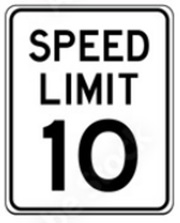
#> input picture DataSet/Template images/Template-10.jpg, 180 x 223 px, given as the content of the folder ./DataSet/Milestone 1, which was not available
$ jupyter execute Speed_detector.ipynb   (text cells are left out)
#> lines starting #> are read from the running program, lines starting #| are printed output that depends on the picture; long printed decimals are rounded; pictures that were not available may be replaced by others from this repository, and a replacement may not be noted
[cell 1]
import os
import cv2
import numpy as np
import matplotlib.pyplot as plt
import easyocr

[cell 2]
import pandas as pd

[cell 3]
template_dir = './DataSet/Template images'
mile1_path='./DataSet/Milestone 1'
mile2_path='./DataSet/Milestone 2'

[cell 4]
def get_speed_board(template_dir,mile_path,filename):
    # Load the target image and preprocess
#> called with template_dir = './DataSet/Template images', mile_path = './DataSet/Milestone 1', filename = 'Template-10.jpg'
    target_path = os.path.join(mile_path, filename)
    img2 = cv2.imread(target_path, 0)  # Target image
    target_width = 800
    img2 = cv2.resize(img2, (target_width, int(img2.shape[0] * target_width / img2.shape[1])))
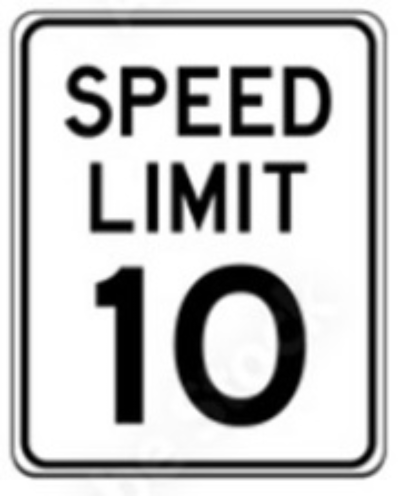
#> img2: shape (991, 800) (shown at 1/2 size); min 0, max 255, mean 193.4

    # Sharpening kernel
    kernel = np.array([[-1, -1, -1], [-1, 9, -1], [-1, -1, -1]])
    img2 = cv2.filter2D(img2, -1, kernel)
    image_brightness = np.mean(img2)
#> image_brightness = 193.3
    image_contrast = np.std(img2)
#> image_contrast = 93.18

    # Initialize the ORB detector
    orb = cv2.ORB_create()

    best_match = []
    best_img_match = None
    best_template_name = None
    best_avg_distance = float('inf')

    # Iterate over all templates
    for template_name in os.listdir(template_dir):
        template_path = os.path.join(template_dir, template_name)
        img1 = cv2.imread(template_path, 0)  # Template image

        if img1 is None:
            continue

        # Preprocess the template image
        img1 = cv2.filter2D(img1, -1, kernel)
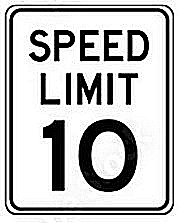
#> img1: shape (223, 180); min 0, max 255, mean 191


        # Find the keypoints and descriptors with ORB
        kp1, des1 = orb.detectAndCompute(img1, None)
#> kp1 = 344 keypoints; strongest (x, y, size): (69, 103, 31), (136, 76, 37.2), (83, 33, 31), (67, 103, 31)
        kp2, des2 = orb.detectAndCompute(img2, None)
#> kp2 = 500 keypoints; strongest (x, y, size): (530, 337, 111.1), (434, 258, 111.1), (437, 459, 111.1), (566, 459, 111.1)

        if des1 is None or des2 is None:
            continue

        # Create a BFMatcher object and match descriptors
        bf = cv2.BFMatcher(cv2.NORM_HAMMING, crossCheck=True)
        matches = bf.match(des1, des2)
#> matches = 67 matches
        # Sort matches by distance
        matches = sorted(matches, key=lambda x: x.distance)

        # Extract matched keypoints
        points1 = np.zeros((len(matches), 2), dtype=np.float32)
#> points1 = 67 pairs, first value 0 to 0, second value 0 to 0
        points2 = np.zeros((len(matches), 2), dtype=np.float32)
#> points2 = 67 pairs, first value 0 to 0, second value 0 to 0

        for i, match in enumerate(matches):
            points1[i, :] = kp1[match.queryIdx].pt
            points2[i, :] = kp2[match.trainIdx].pt
#> this loop made 67 passes
#> after the loop, points1 = 67 pairs, first value 32 to 143, second value 31 to 182; points2 = 67 pairs, first value 33 to 592.2, second value 33 to 934.8

        # Find homography
        h, mask = cv2.findHomography(points1, points2, cv2.RANSAC)
#> h = [[-0.722, -1.71, 450.5], [1.43, -1.41, 146.4], [0.00302, -0.00669, 1]]; mask = 67 values, max 1 at index 9, min 0 at index 0, mean 0.0896

        # Warp the template image to align with the target image
        height, width = img2.shape
        aligned_template = cv2.warpPerspective(img1, h, (width, height))
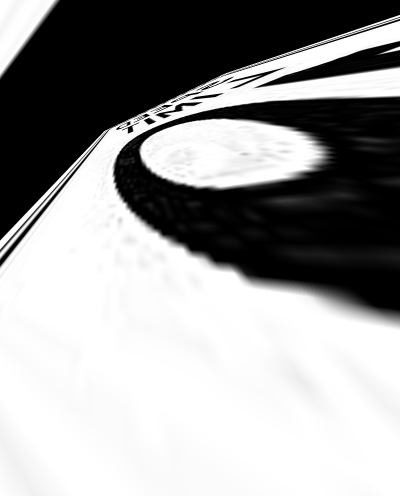
#> aligned_template: shape (991, 800) (shown at 1/2 size); min 0, max 255, mean 154.3

        # Apply the sharpening filter to the aligned template
        aligned_template = cv2.filter2D(aligned_template, -1, kernel)

        # Find the keypoints and descriptors with ORB for the aligned template
        kp1_aligned, des1_aligned = orb.detectAndCompute(aligned_template, None)
#> kp1_aligned = 500 keypoints; strongest (x, y, size): (257, 244, 31), (255, 258, 31), (287, 240, 31), (253, 248, 31)

        if des1_aligned is None or des2 is None:
            continue

        # Match descriptors again with the aligned template
        matches_aligned = bf.match(des1_aligned, des2)
#> matches_aligned = 48 matches
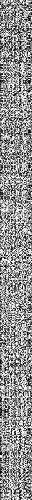
#> des1_aligned: shape (500, 32); min 0, max 255, mean 144.1

        # Sort matches by distance
        matches_aligned = sorted(matches_aligned, key=lambda x: x.distance)
        template_brightness = np.mean(img1)
#> template_brightness = 191
        template_contrast = np.std(img1)
#> template_contrast = 104.7
        if image_contrast != 0:
        # Adjust contrast
            img2_brighted = (template_contrast / image_contrast) * (img2 - image_brightness) + template_brightness
        else:
            img2_brighted = img2.copy()
        img2_brighted = np.clip(img2_brighted, 0, 255).astype(np.uint8)
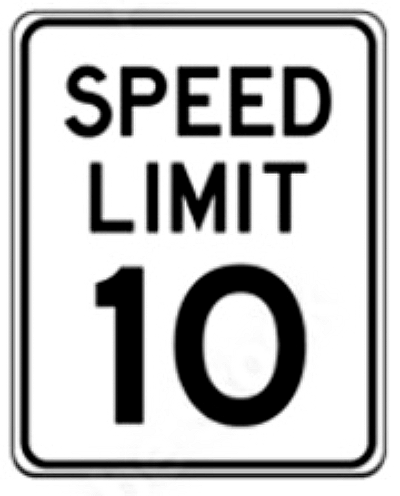
#> img2_brighted: shape (991, 800) (shown at 1/2 size); min 0, max 255, mean 191.3

        # Find the keypoints and descriptors with ORB for the aligned template
        kp2_aligned, des2_aligned = orb.detectAndCompute(img2_brighted, None)
#> kp2_aligned = 500 keypoints; strongest (x, y, size): (437, 459, 111.1), (566, 459, 111.1), (584, 351, 111.1), (204, 150, 111.1)

        if des2_aligned is None or des1_aligned is None:
            continue
        # Match descriptors again with the aligned template
        matches_aligned2 = bf.match(des1_aligned, des2_aligned)
#> matches_aligned2 = 54 matches

        # Sort matches by distance
        matches_aligned2 = sorted(matches_aligned2, key=lambda x: x.distance)
        # Calculate average distance of matches
        avg_distance = np.mean([match.distance for match in matches_aligned2])
#> avg_distance = 61.65

        # Update the best match if current matches are better
        if avg_distance>60:
            continue
        if avg_distance < best_avg_distance:
            best_match = matches_aligned
            best_template_name = template_name
            best_avg_distance = avg_distance
            best_img_match = cv2.drawMatches(aligned_template, kp1_aligned, img2_brighted, kp2_aligned, matches_aligned2, None, flags=cv2.DrawMatchesFlags_NOT_DRAW_SINGLE_POINTS)

    # Show the matches
    result=""
#> result = ''
    if best_img_match is not None:
        print(f"Best matching template: {best_template_name} with avg distance: {best_avg_distance}")
        cv2.imshow("Best Matches", best_img_match)
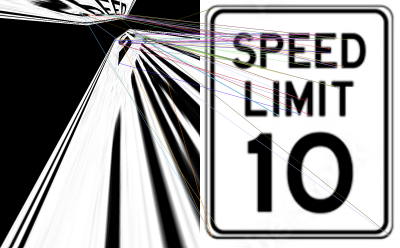
#> window 'Best Matches': shape (991, 1600, 3) (shown at 1/4 size); mean B, G, R 154.2, 153.9, 154.5
        cv2.waitKey(0)
        cv2.destroyAllWindows()
        result+=best_template_name
#> result = 'Template-15.jpg'
    else:
        result+="None"
        print("No good match found.")
    return result

[cell 5]
def get_dataSet(mile_path):
    datas=[]
    for filename in os.listdir(mile_path):
        template=get_speed_board(template_dir,mile_path,filename)
#> template = 'Template-15.jpg'
        print(template)
#| Template-15.jpg
        if(template != "None"):
            speed=template.replace("Template-","").replace(".jpg","").replace(".PNG","")
#> speed = '15'
        else:
            speed=template
        data=[]
        data.append(filename)
        data.append(speed)
        datas.append(data)
    return datas

[cell 6]
mile1_output=get_dataSet(mile1_path)
#> mile1_output = [['Template-10.jpg', '15']]
mile2_output=get_dataSet(mile2_path)
#> call 2 of get_speed_board, with template_dir = './DataSet/Template images', mile_path = './DataSet/Milestone 2', filename = 'Template-10.jpg'
#> in get_speed_board (call 2), `points1 = np.zeros((len(matches), 2), dtype=np.float32)`: points1 = 67 pairs, first value 0 to 0, second value 0 to 0
#> the loop in get_speed_board (call 2), `for i, match in enumerate(matches):` made 67 passes
#> after the loop in get_speed_board (call 2), `for i, match in enumerate(matches):`: points1 = 67 pairs, first value 32 to 143, second value 31 to 182
#> in get_speed_board (call 2), `result=""`: result = ''
#> in get_speed_board (call 2), `cv2.imshow("Best Matches", best_img_match)`:
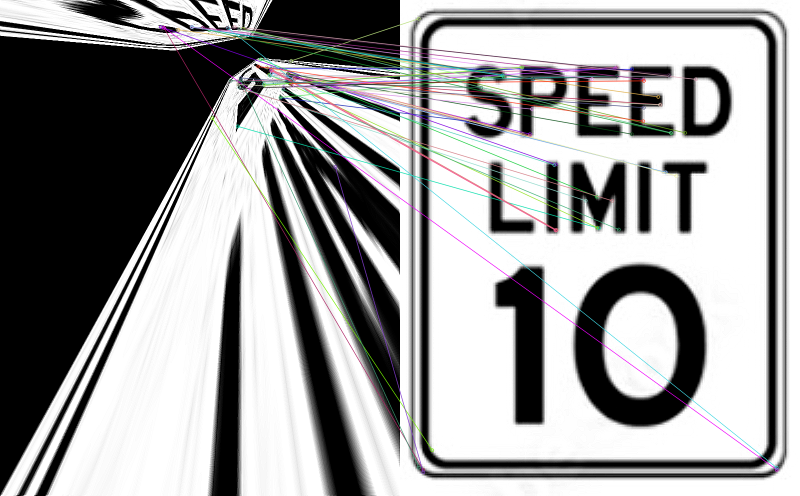
#> window 'Best Matches': shape (991, 1600, 3) (shown at 1/2 size); mean B, G, R 154.1, 153.9, 154
#> in get_speed_board (call 2), `result+=best_template_name`: result = 'Template-15.jpg'
#| Template-15.jpg
#> mile2_output = [['Template-10.jpg', '15']]
columns=["INPUT IMAGE","SPEED LIMIT"]
df1=pd.DataFrame(mile1_output,columns=columns)
#> df1 = table of 1 rows and 2 columns
df2=pd.DataFrame(mile2_output,columns=columns)
#> df2 = table of 1 rows and 2 columns

$ run again, on DataSet/Template images/Template-40.jpg
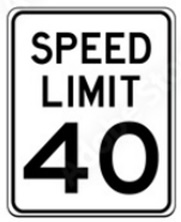
#> input picture DataSet/Template images/Template-40.jpg, 181 x 222 px, given as the content of the folder ./DataSet/Milestone 1, which was not available
#> image_brightness = 186.3
#> image_contrast = 96.96
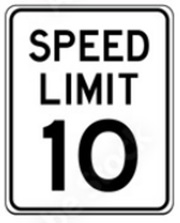
#> input picture DataSet/Template images/Template-10.jpg, 180 x 223 px
#> kp1 = 344 keypoints; strongest (x, y, size): (69, 103, 31), (136, 76, 37.2), (83, 33, 31), (67, 103, 31)
#> kp2 = 500 keypoints; strongest (x, y, size): (258, 272, 111.1), (437, 269, 111.1), (437, 154, 111.1), (537, 344, 111.1)
#> matches = 62 matches
#> in get_speed_board, `points1 = np.zeros((len(matches), 2), dtype=np.float32)`: points1 = 62 pairs, first value 0 to 0, second value 0 to 0
#> the loop in get_speed_board, `for i, match in enumerate(matches):` made 62 passes
#> after the loop in get_speed_board, `for i, match in enumerate(matches):`: points1 = 62 pairs, first value 36 to 141, second value 31 to 188; points2 = 62 pairs, first value 46 to 758, second value 145.2 to 947
#> h = [[-5.73, 0.171, 545.6], [-1.54, 0.101, 145.1], [-0.0105, 0.000315, 1]]; mask = 62 values, max 1 at index 1, min 0 at index 0, mean 0.0968
#> kp1_aligned = 500 keypoints; strongest (x, y, size): (555, 143, 31), (534, 150, 37.2), (552, 139, 31), (542, 147, 31)
#> matches_aligned = 47 matches
#> template_brightness = 191
#> template_contrast = 104.7
#> kp2_aligned = 500 keypoints; strongest (x, y, size): (258, 272, 111.1), (537, 344, 111.1), (437, 154, 111.1), (609, 344, 111.1)
#> matches_aligned2 = 39 matches
#> avg_distance = 58.74
#> best_match = 47 matches
#> best_avg_distance = 58.74
#> in get_speed_board, `result=""`: result = ''
#| Best matching template: Template-25.jpg with avg distance: 51.257
#> in get_speed_board, `result+=best_template_name`: result = 'Template-25.jpg'
#| Template-25.jpg
#> speed = '25'
#> mile1_output = [['Template-40.jpg', '25']]
#> in get_speed_board (call 2), `points1 = np.zeros((len(matches), 2), dtype=np.float32)`: points1 = 62 pairs, first value 0 to 0, second value 0 to 0
#> the loop in get_speed_board (call 2), `for i, match in enumerate(matches):` made 62 passes
#> after the loop in get_speed_board (call 2), `for i, match in enumerate(matches):`: points1 = 62 pairs, first value 36 to 141, second value 31 to 188
#> in get_speed_board (call 2), `result=""`: result = ''
#| Best matching template: Template-25.jpg with avg distance: 51.257
#> in get_speed_board (call 2), `cv2.imshow("Best Matches", best_img_match)`:
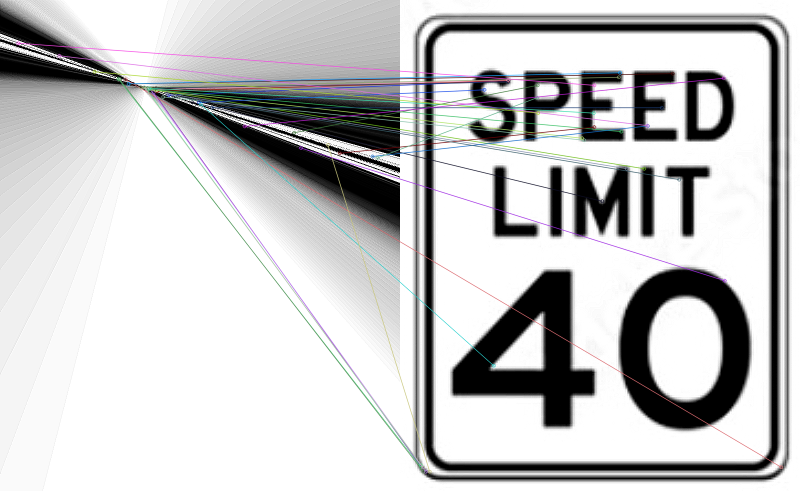
#> window 'Best Matches': shape (981, 1600, 3) (shown at 1/2 size); mean B, G, R 198.7, 198.3, 198.3
#> in get_speed_board (call 2), `result+=best_template_name`: result = 'Template-25.jpg'
#| Template-25.jpg
#> mile2_output = [['Template-40.jpg', '25']]
#> df1 = table of 1 rows and 2 columns

$ run again, on DataSet/Template images/Template-45.jpg
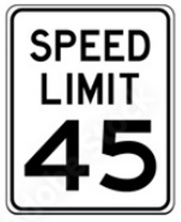
#> input picture DataSet/Template images/Template-45.jpg, 181 x 222 px, given as the content of the folder ./DataSet/Milestone 1, which was not available
#> image_brightness = 186.5
#> image_contrast = 96.91
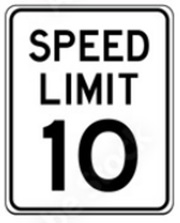
#> input picture DataSet/Template images/Template-10.jpg, 180 x 223 px
#> kp1 = 344 keypoints; strongest (x, y, size): (69, 103, 31), (136, 76, 37.2), (83, 33, 31), (67, 103, 31)
#> kp2 = 500 keypoints; strongest (x, y, size): (193, 330, 111.1), (487, 330, 111.1), (606, 331, 92.6), (487, 455, 111.1)
#> matches = 55 matches
#> in get_speed_board, `points1 = np.zeros((len(matches), 2), dtype=np.float32)`: points1 = 55 pairs, first value 0 to 0, second value 0 to 0
#> the loop in get_speed_board, `for i, match in enumerate(matches):` made 55 passes
#> after the loop in get_speed_board, `for i, match in enumerate(matches):`: points1 = 55 pairs, first value 32 to 143, second value 31 to 182; points2 = 55 pairs, first value 46 to 757.2, second value 134.4 to 938
#> h = [[0.458, -1.95, 209.1], [0.951, -4.04, 433.7], [0.00219, -0.00932, 1]]; mask = 55 values, max 1 at index 6, min 0 at index 0, mean 0.0545
#> kp1_aligned = 500 keypoints; strongest (x, y, size): (210, 437, 31), (211, 430, 31), (204, 434, 31), (206, 429, 31)
#> matches_aligned = 34 matches
#> template_brightness = 191
#> template_contrast = 104.7
#> kp2_aligned = 500 keypoints; strongest (x, y, size): (193, 330, 111.1), (487, 330, 111.1), (530, 333, 111.1), (609, 330, 111.1)
#> matches_aligned2 = 32 matches
#> avg_distance = 68.19
#> in get_speed_board, `result=""`: result = ''
#> in get_speed_board, `result+=best_template_name`: result = 'Template-50.jpg'
#| Template-50.jpg
#> speed = '50'
#> mile1_output = [['Template-45.jpg', '50']]
#> in get_speed_board (call 2), `points1 = np.zeros((len(matches), 2), dtype=np.float32)`: points1 = 55 pairs, first value 0 to 0, second value 0 to 0
#> the loop in get_speed_board (call 2), `for i, match in enumerate(matches):` made 55 passes
#> after the loop in get_speed_board (call 2), `for i, match in enumerate(matches):`: points1 = 55 pairs, first value 32 to 143, second value 31 to 182
#> in get_speed_board (call 2), `result=""`: result = ''
#> in get_speed_board (call 2), `cv2.imshow("Best Matches", best_img_match)`:
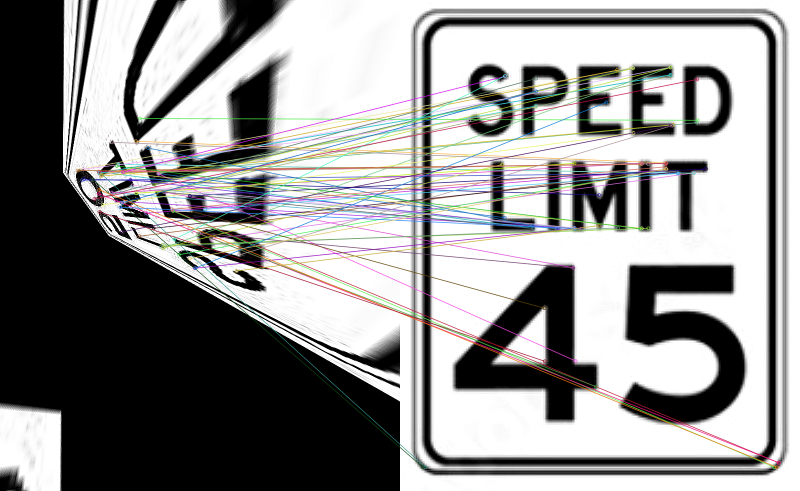
#> window 'Best Matches': shape (981, 1600, 3) (shown at 1/2 size); mean B, G, R 144.5, 144.9, 145.2
#> in get_speed_board (call 2), `result+=best_template_name`: result = 'Template-50.jpg'
#| Template-50.jpg
#> mile2_output = [['Template-45.jpg', '50']]
#> df1 = table of 1 rows and 2 columns
